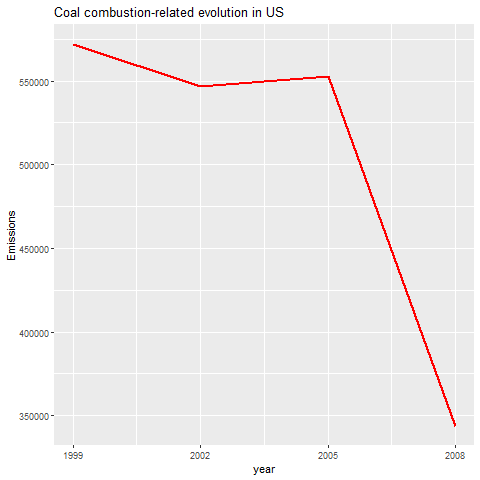

Reproduce this figure in R.
source("~/R/ExDA_4/DownloadData.R")
if(!("pm25" %in% ls())) {
  pm25 <- get_pm25()
}
if(!("ssc" %in% ls())) {
  ssc <- get_ssc()
}

# Question 4  
# Across the United States, how have emissions from coal combustion-related 
# sources changed from 1999–2008?

library(dplyr)
library(ggplot2)

coal <- slice(ssc,grep("Coal$",ssc$EI.Sector))
pm25coal<- inner_join(pm25,coal)

graph<-ggplot(pm25coal,aes(year,Emissions)) +
  stat_summary(fun = sum, geom="line", colour = "red", size = 1) + 
  ggtitle("Coal combustion-related evolution in US") +
  scale_x_continuous(breaks=seq(1999,2008,by=3))

png("plot4.png")
print(graph)
dev.off()

rm(graph)
rm(coal)
rm(pm25coal)